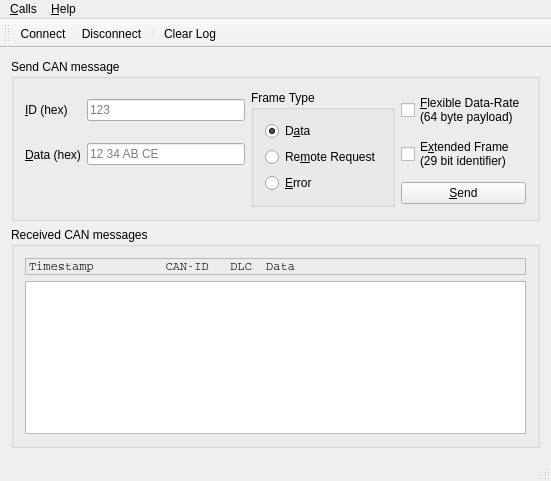
<?xml version="1.0" encoding="UTF-8"?>
<ui version="4.0">
 <class>MainWindow</class>
 <widget class="QMainWindow" name="MainWindow">
  <property name="geometry">
   <rect>
    <x>0</x>
    <y>0</y>
    <width>551</width>
    <height>481</height>
   </rect>
  </property>
  <property name="windowTitle">
   <string>CAN Example</string>
  </property>
  <widget class="QWidget" name="centralWidget">
   <layout class="QVBoxLayout" name="verticalLayout_3">
    <item>
     <widget class="QGroupBox" name="sendMessagesBox">
      <property name="title">
       <string>Send CAN message</string>
      </property>
      <layout class="QVBoxLayout" name="verticalLayout_2">
       <item>
        <layout class="QGridLayout" name="gridLayout">
         <item row="0" column="0">
          <widget class="QLabel" name="label">
           <property name="text">
            <string>&amp;ID (hex)</string>
           </property>
           <property name="buddy">
            <cstring>idEdit</cstring>
           </property>
          </widget>
         </item>
         <item row="0" column="1">
          <widget class="QLineEdit" name="idEdit">
           <property name="placeholderText">
            <string>123</string>
           </property>
          </widget>
         </item>
         <item row="0" column="2" rowspan="3">
          <widget class="QGroupBox" name="groupBox">
           <property name="title">
            <string>Frame Type</string>
           </property>
           <property name="checkable">
            <bool>false</bool>
           </property>
           <layout class="QVBoxLayout" name="verticalLayout">
            <item>
             <widget class="QRadioButton" name="dataFrame">
              <property name="text">
               <string>D&amp;ata</string>
              </property>
              <property name="checked">
               <bool>true</bool>
              </property>
             </widget>
            </item>
            <item>
             <widget class="QRadioButton" name="remoteFrame">
              <property name="text">
               <string>Re&amp;mote Request</string>
              </property>
             </widget>
            </item>
            <item>
             <widget class="QRadioButton" name="errorFrame">
              <property name="text">
               <string>&amp;Error</string>
              </property>
             </widget>
            </item>
           </layout>
          </widget>
         </item>
         <item row="0" column="3">
          <widget class="QCheckBox" name="fdBox">
           <property name="text">
            <string>&amp;Flexible Data-Rate
(64 byte payload)</string>
           </property>
          </widget>
         </item>
         <item row="1" column="3">
          <widget class="QCheckBox" name="effBox">
           <property name="toolTip">
            <string>Allow extended frames with 29 bit identifier.
Otherwise, the standard format with 11 bit idenfier is used.</string>
           </property>
           <property name="text">
            <string>E&amp;xtended Frame
(29 bit identifier)</string>
           </property>
          </widget>
         </item>
         <item row="2" column="3">
          <widget class="QPushButton" name="sendButton">
           <property name="text">
            <string>&amp;Send</string>
           </property>
          </widget>
         </item>
         <item row="1" column="1">
          <widget class="QLineEdit" name="lineEdit">
           <property name="placeholderText">
            <string>12 34 AB CE</string>
           </property>
          </widget>
         </item>
         <item row="1" column="0">
          <widget class="QLabel" name="label_2">
           <property name="text">
            <string>&amp;Data (hex)</string>
           </property>
           <property name="buddy">
            <cstring>lineEdit</cstring>
           </property>
          </widget>
         </item>
        </layout>
       </item>
      </layout>
     </widget>
    </item>
    <item>
     <widget class="QGroupBox" name="receivedMessagesBox">
      <property name="title">
       <string>Received CAN messages</string>
      </property>
      <layout class="QVBoxLayout" name="verticalLayout_4">
       <item>
        <widget class="QLabel" name="label_3">
         <property name="font">
          <font>
           <family>Courier</family>
           <kerning>false</kerning>
          </font>
         </property>
         <property name="frameShape">
          <enum>QFrame::StyledPanel</enum>
         </property>
         <property name="text">
          <string>Timestamp          CAN-ID   DLC  Data</string>
         </property>
        </widget>
       </item>
       <item>
        <widget class="QTextEdit" name="receivedMessagesEdit">
         <property name="font">
          <font>
           <family>Courier</family>
           <kerning>false</kerning>
          </font>
         </property>
         <property name="frameShape">
          <enum>QFrame::StyledPanel</enum>
         </property>
         <property name="undoRedoEnabled">
          <bool>false</bool>
         </property>
         <property name="lineWrapMode">
          <enum>QTextEdit::NoWrap</enum>
         </property>
         <property name="readOnly">
          <bool>true</bool>
         </property>
        </widget>
       </item>
      </layout>
     </widget>
    </item>
   </layout>
  </widget>
  <widget class="QMenuBar" name="menuBar">
   <property name="geometry">
    <rect>
     <x>0</x>
     <y>0</y>
     <width>551</width>
     <height>21</height>
    </rect>
   </property>
   <widget class="QMenu" name="menuCalls">
    <property name="title">
     <string>&amp;Calls</string>
    </property>
    <addaction name="actionConnect"/>
    <addaction name="actionDisconnect"/>
    <addaction name="separator"/>
    <addaction name="actionClearLog"/>
    <addaction name="separator"/>
    <addaction name="actionQuit"/>
   </widget>
   <widget class="QMenu" name="menuHelp">
    <property name="title">
     <string>&amp;Help</string>
    </property>
    <addaction name="actionAboutQt"/>
   </widget>
   <addaction name="menuCalls"/>
   <addaction name="menuHelp"/>
  </widget>
  <widget class="QToolBar" name="mainToolBar">
   <attribute name="toolBarArea">
    <enum>TopToolBarArea</enum>
   </attribute>
   <attribute name="toolBarBreak">
    <bool>false</bool>
   </attribute>
   <addaction name="actionConnect"/>
   <addaction name="actionDisconnect"/>
   <addaction name="separator"/>
   <addaction name="actionClearLog"/>
  </widget>
  <widget class="QStatusBar" name="statusBar"/>
  <action name="actionConnect">
   <property name="icon">
    <iconset resource="can.qrc">
     <normaloff>:/images/connect.png</normaloff>:/images/connect.png</iconset>
   </property>
   <property name="text">
    <string>&amp;Connect</string>
   </property>
  </action>
  <action name="actionDisconnect">
   <property name="icon">
    <iconset resource="can.qrc">
     <normaloff>:/images/disconnect.png</normaloff>:/images/disconnect.png</iconset>
   </property>
   <property name="text">
    <string>&amp;Disconnect</string>
   </property>
  </action>
  <action name="actionQuit">
   <property name="icon">
    <iconset resource="can.qrc">
     <normaloff>:/images/application-exit.png</normaloff>:/images/application-exit.png</iconset>
   </property>
   <property name="text">
    <string>&amp;Quit</string>
   </property>
  </action>
  <action name="actionAboutQt">
   <property name="text">
    <string>&amp;About Qt</string>
   </property>
  </action>
  <action name="actionClearLog">
   <property name="icon">
    <iconset resource="can.qrc">
     <normaloff>:/images/clear.png</normaloff>:/images/clear.png</iconset>
   </property>
   <property name="text">
    <string>Clear &amp;Log</string>
   </property>
  </action>
 </widget>
 <layoutdefault spacing="6" margin="11"/>
 <resources>
  <include location="can.qrc"/>
 </resources>
 <connections/>
</ui>
